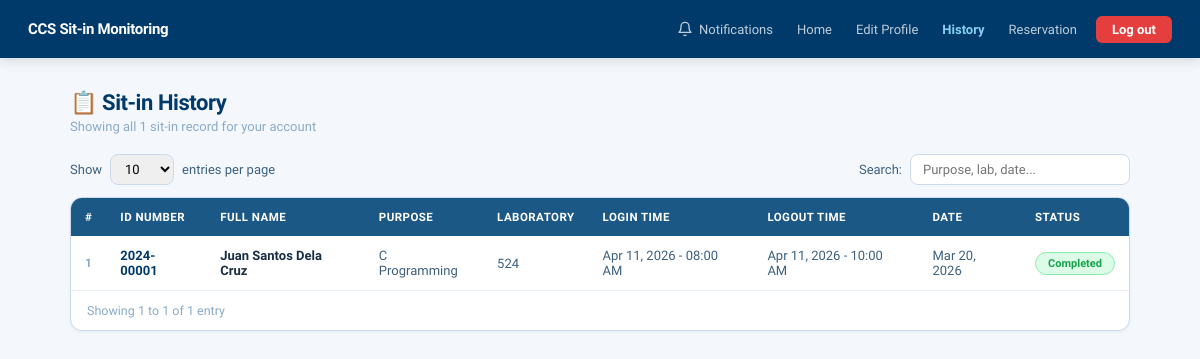
Page /history.php (signed in) on the committed database.
### tables this page shows
CREATE TABLE IF NOT EXISTS sit_in_history (
    id              INT AUTO_INCREMENT PRIMARY KEY,
    student_id      INT         NOT NULL,
    id_number       VARCHAR(20) NOT NULL,
    fullname        VARCHAR(255)NOT NULL,
    sit_purpose     VARCHAR(255)NOT NULL,
    laboratory      VARCHAR(50) NOT NULL,
    login_time      DATETIME    DEFAULT NULL,
    logout_time     DATETIME    DEFAULT NULL,
    date            DATE        NOT NULL,
    created_at      TIMESTAMP DEFAULT CURRENT_TIMESTAMP,
    FOREIGN KEY (student_id) REFERENCES students(id) ON DELETE CASCADE
);

### history.php (the view, shortened to what this page needs)
<?php
require_once 'db.php';
$student_id = (int)$_SESSION['student_id'];
$history = $pdo->prepare("SELECT * FROM sit_in_history WHERE student_id = ? ORDER BY date DESC, created_at DESC");
$history->execute([$student_id]);
$rows  = $history->fetchAll();
$total = count($rows);
?>
<!DOCTYPE html>
<html lang="en">
<head>
</head>
<body>
<nav>
  <div class="nav-brand">CCS Sit-in Monitoring</div>
  <div class="nav-links">
    <div class="notif-wrap">
      <button class="notif-btn" onclick="toggleNotif()" id="notifBtn">
        <span class="bell-wrap">
          <svg viewBox="0 0 24 24" width="16" height="16" fill="none" stroke="currentColor" stroke-width="2" stroke-linecap="round" stroke-linejoin="round">
            <path d="M18 8A6 6 0 0 0 6 8c0 7-3 9-3 9h18s-3-2-3-9"/>
            <path d="M13.73 21a2 2 0 0 1-3.46 0"/>
          </svg>
        </span>
        Notifications
      </button>
    </div>
    <a href="Homepage.php">Home</a>
    <a href="profile.php">Edit Profile</a>
    <a href="history.php" class="active">History</a>
    <a href="reservation.php">Reservation</a>
    <a href="logout.php" class="btn-logout">Log out</a>
  </div>
</nav>
<div class="page-body">
  <div class="page-header">
    <div class="page-title">&#128203; Sit-in History</div>
    <div class="page-sub">Showing all <?= $total ?> sit-in record<?= $total !== 1 ? 's' : '' ?> for your account</div>
  </div>
  <div class="toolbar">
    <div class="entries-wrap">
      Show
      <select id="entriesSelect" onchange="changeEntries(this.value)">
        <option value="10">10</option>
      </select>
      entries per page
    </div>
    <div class="search-wrap">
      Search:
      <input type="text" id="searchInput" placeholder="Purpose, lab, date..." oninput="applySearch(this.value)"/>
    </div>
  </div>
  <div class="card">
    <table id="historyTable">
      <thead>
        <tr>
          <th>#</th>
          <th>ID Number</th>
          <th>Full Name</th>
          <th>Purpose</th>
          <th>Laboratory</th>
          <th>Login Time</th>
          <th>Logout Time</th>
          <th>Date</th>
          <th>Status</th>
        </tr>
      </thead>
      <tbody id="tableBody">
        <?php if ($rows): ?>
          <?php foreach ($rows as $i => $r):
            $isOngoing = empty($r['logout_time']);
          ?>
          <tr data-index="<?= $i ?>" class="<?= $isOngoing ? 'ongoing-row' : '' ?>">
            <td class="td-num"><?= $i + 1 ?></td>
            <td class="td-id"><?= htmlspecialchars($r['id_number']) ?></td>
            <td class="td-name"><?= htmlspecialchars($r['fullname']) ?></td>
            <td><?= htmlspecialchars($r['sit_purpose']) ?></td>
            <td><?= htmlspecialchars($r['laboratory']) ?></td>
            <td class="td-time"><?= !empty($r['login_time'])  ? date('M d, Y - h:i A', strtotime($r['login_time']))  : '&mdash;' ?></td>
            <td class="td-time">
              <?php if ($isOngoing): ?>
                <?= '&mdash;' ?>
              <?php else: ?>
                <?= date('M d, Y - h:i A', strtotime($r['logout_time'])) ?>
              <?php endif; ?>
            </td>
            <td><?= !empty($r['date']) ? date('M d, Y', strtotime($r['date'])) : '&mdash;' ?></td>
            <td>
              <?php if ($isOngoing): ?>
                <span class="badge-ongoing"><span class="badge-dot"></span>Ongoing</span>
              <?php else: ?>
                <span class="badge-completed">Completed</span>
              <?php endif; ?>
            </td>
          </tr>
          <?php endforeach; ?>
        <?php else: ?>
          <tr><td colspan="9" class="no-data">No sit-in history found for your account.</td></tr>
        <?php endif; ?>
      </tbody>
    </table>
    <div class="table-footer">
      <span id="showingLabel"></span>
    </div>
  </div>
</div>
</body>
</html>

### history.php (style rules this page uses)
:root { --blue:#1B5886;--blue-dk:#003A6B;--blue-lt:#e8f4fb;--blue-bd:#89CFF1; --gray-50:#f4f8fc;--gray-100:#e8f0f7;--gray-200:#cddaec;--gray-400:#8aaac8; --gray-600:#3d607f;--gray-800:#1a2e45;--white:#fff; --radius:8px;--radius-lg:12px; --shadow:0 1px 3px rgba(0,58,107,0.08);--shadow-md:0 4px 20px rgba(0,58,107,0.11); --green:#16a34a;--green-lt:#dcfce7;--green-bd:#86efac; }
* { box-sizing:border-box;margin:0;padding:0; }
body { font-family:'Plus Jakarta Sans',sans-serif;background:var(--gray-50);color:var(--gray-800);min-height:100vh;font-size:14px; }
nav { background:var(--blue-dk);height:58px;padding:0 28px;display:flex;align-items:center;justify-content:space-between;position:sticky;top:0;z-index:100;box-shadow:0 2px 12px rgba(0,0,0,0.15); }
.nav-brand { font-size:15px;font-weight:800;color:#fff;letter-spacing:-0.02em; }
.nav-links { display:flex;align-items:center;gap:2px; }
.nav-links a { font-size:13px;font-weight:500;color:rgba(255,255,255,0.75);text-decoration:none;padding:6px 11px;border-radius:6px;transition:all .15s;white-space:nowrap; }
.nav-links a.active { color:#89CFF1;font-weight:600; }
.btn-logout { background:#e53e3e !important;color:#fff !important;font-weight:700 !important;border-radius:6px;padding:6px 16px !important;margin-left:6px; }
.notif-wrap { position:relative; }
.notif-btn { display:flex;align-items:center;gap:6px;font-size:13px;font-weight:500;color:rgba(255,255,255,0.75);background:none;border:none;cursor:pointer;padding:6px 11px;border-radius:6px;font-family:'Plus Jakarta Sans',sans-serif;transition:all .15s; }
.bell-wrap { position:relative;display:inline-flex;align-items:center; }
.page-body { max-width:1100px;margin:0 auto;padding:32px 20px 60px; }
.page-header { margin-bottom:20px; }
.page-title { font-size:22px;font-weight:800;color:var(--blue-dk);letter-spacing:-0.02em; }
.page-sub { font-size:13px;color:var(--gray-400);margin-top:4px; }
.toolbar { display:flex;align-items:center;justify-content:space-between;margin-bottom:12px;flex-wrap:wrap;gap:10px; }
.entries-wrap { display:flex;align-items:center;gap:8px;font-size:13px;color:var(--gray-600); }
.entries-wrap select { padding:6px 10px;border:1.5px solid var(--gray-200);border-radius:var(--radius);font-family:'Plus Jakarta Sans',sans-serif;font-size:13px;outline:none;cursor:pointer; }
.search-wrap { display:flex;align-items:center;gap:8px;font-size:13px;color:var(--gray-600); }
.search-wrap input { padding:7px 12px;border:1.5px solid var(--gray-200);border-radius:var(--radius);font-family:'Plus Jakarta Sans',sans-serif;font-size:13px;outline:none;width:220px;transition:border-color .15s,box-shadow .15s; }
.card { background:var(--white);border-radius:var(--radius-lg);border:1px solid var(--gray-200);box-shadow:var(--shadow);overflow:hidden; }
table { width:100%;border-collapse:collapse; }
thead tr { background:var(--blue); }
thead th { color:#fff;font-size:11.5px;font-weight:700;padding:12px 14px;text-align:left;white-space:nowrap;letter-spacing:0.04em;text-transform:uppercase; }
tbody tr { border-bottom:1px solid var(--gray-100);transition:background .12s; }
tbody tr:last-child { border-bottom:none; }
tbody td { padding:12px 14px;font-size:13px;color:var(--gray-600); }
.td-num { font-weight:700;color:var(--gray-400);font-size:12px; }
.td-id { font-weight:700;color:var(--blue-dk); }
.td-name { font-weight:600;color:var(--gray-800); }
.td-time { font-size:13px;color:var(--gray-600);font-weight:500; }
.badge-completed { display:inline-block;background:#dcfce7;color:#16a34a;border:1px solid #86efac;font-size:11px;font-weight:700;padding:4px 12px;border-radius:20px;white-space:nowrap; }
.table-footer { display:flex;align-items:center;justify-content:space-between;padding:12px 16px;border-top:1px solid var(--gray-100);font-size:12.5px;color:var(--gray-400);flex-wrap:wrap;gap:8px; }

### rows in the picture
sit_in_history: id_number "2024-00001", fullname "Juan Santos Dela Cruz", sit_purpose "C Programming", laboratory "524", login_time "Apr 11, 2026 - 08:00 AM", logout_time "Apr 11, 2026 - 10:00 AM", date "Mar 20, 2026", shows "Completed"

### other values in the picture
$total "1"
